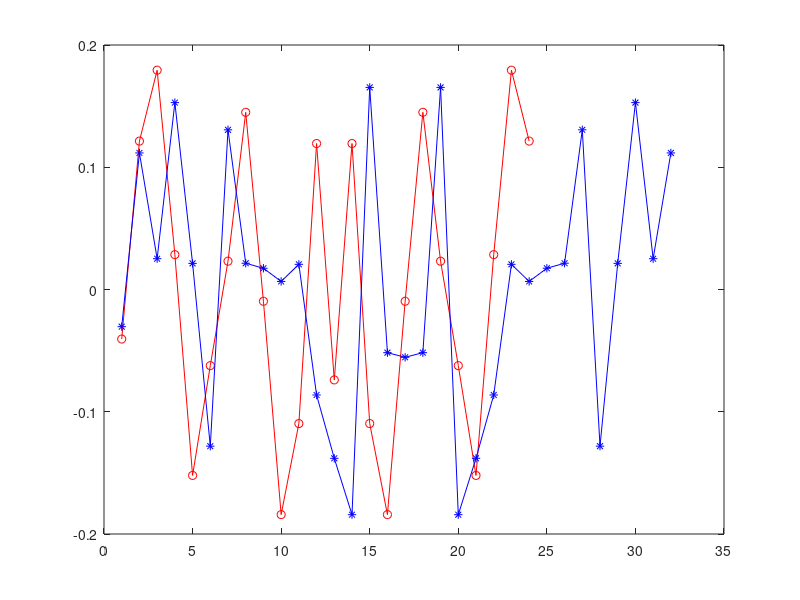
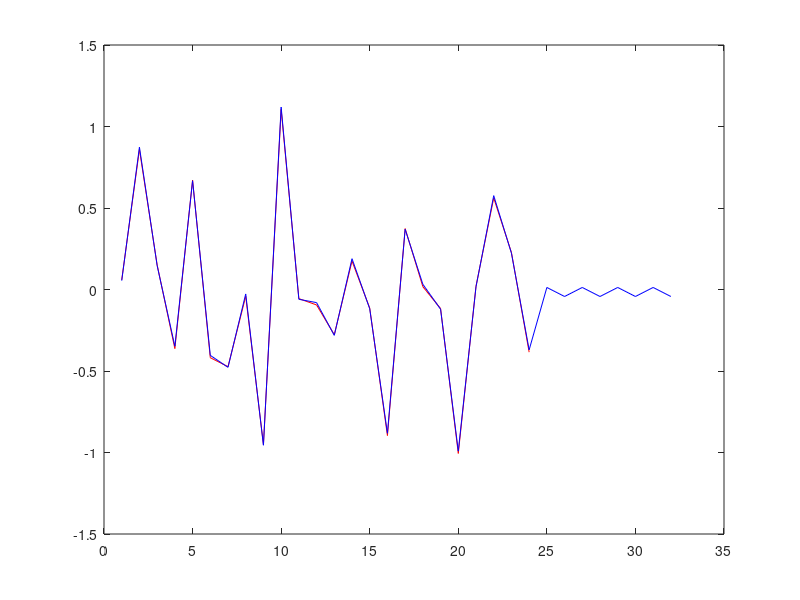

MATLAB code for these plots, in order:
clear;
close all;

% F24 = zeros(24,1);
% F24(3) = 1;
% F24 = 1:24;
F24 = randn(1,24);
F24 = F24;
x24 = ifft(F24);
figure;
plot(real(x24),'-or');
hold on;

F32 = [F24,zeros(1,8)];
x32 = ifft(F32);
% figure;
plot(real(x32),'-*b');

F24_2 = fft( [x24(1:12),zeros(1,12)] );
F32_2 = fft( [x32(1:16),zeros(1,16)] );

figure;
plot(real(F24_2),'r');
hold on;
plot(real(F32_2),'b');
real(F24_2-F32_2(1:24))
